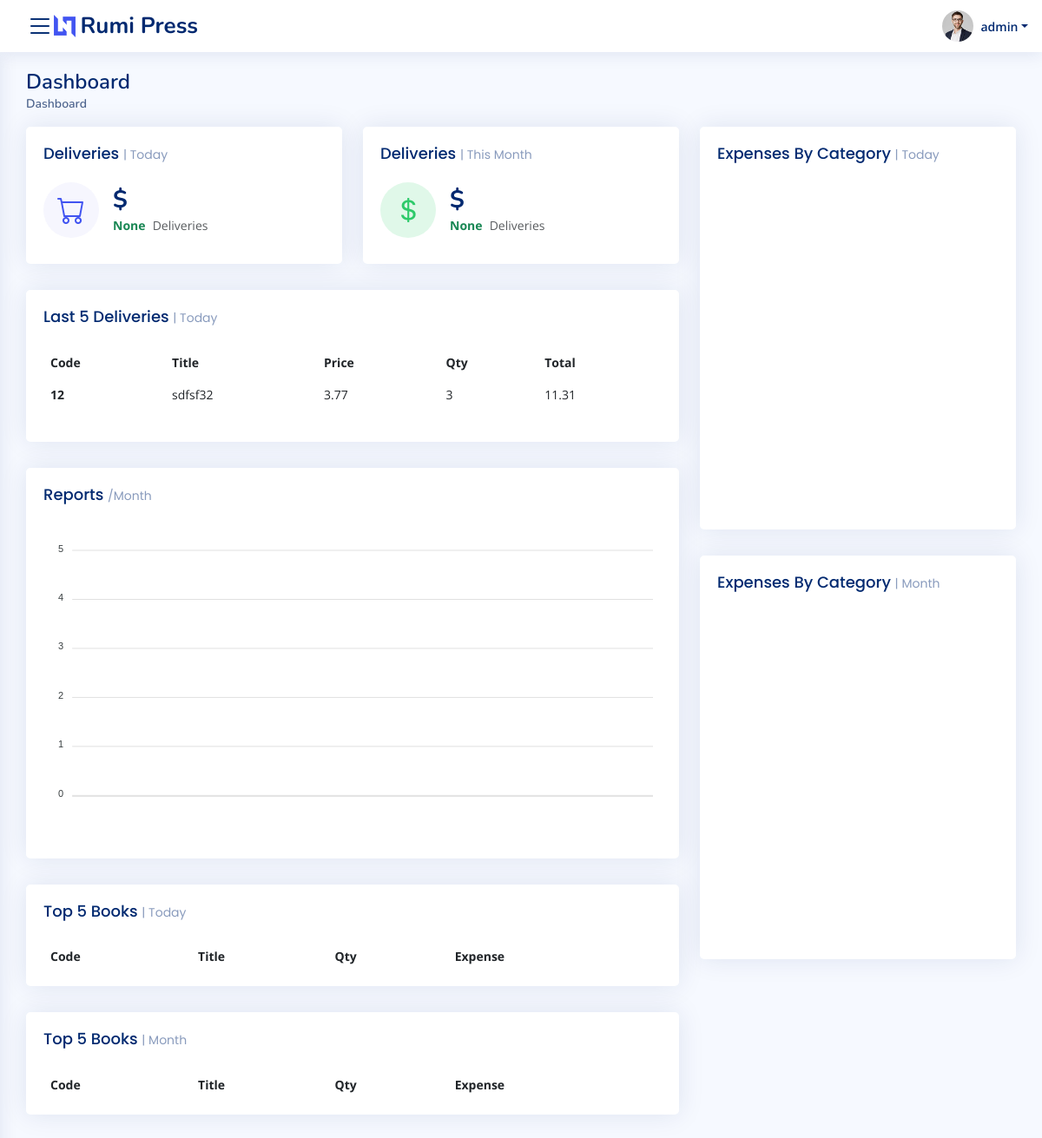
The app's page / (signed in), older data.
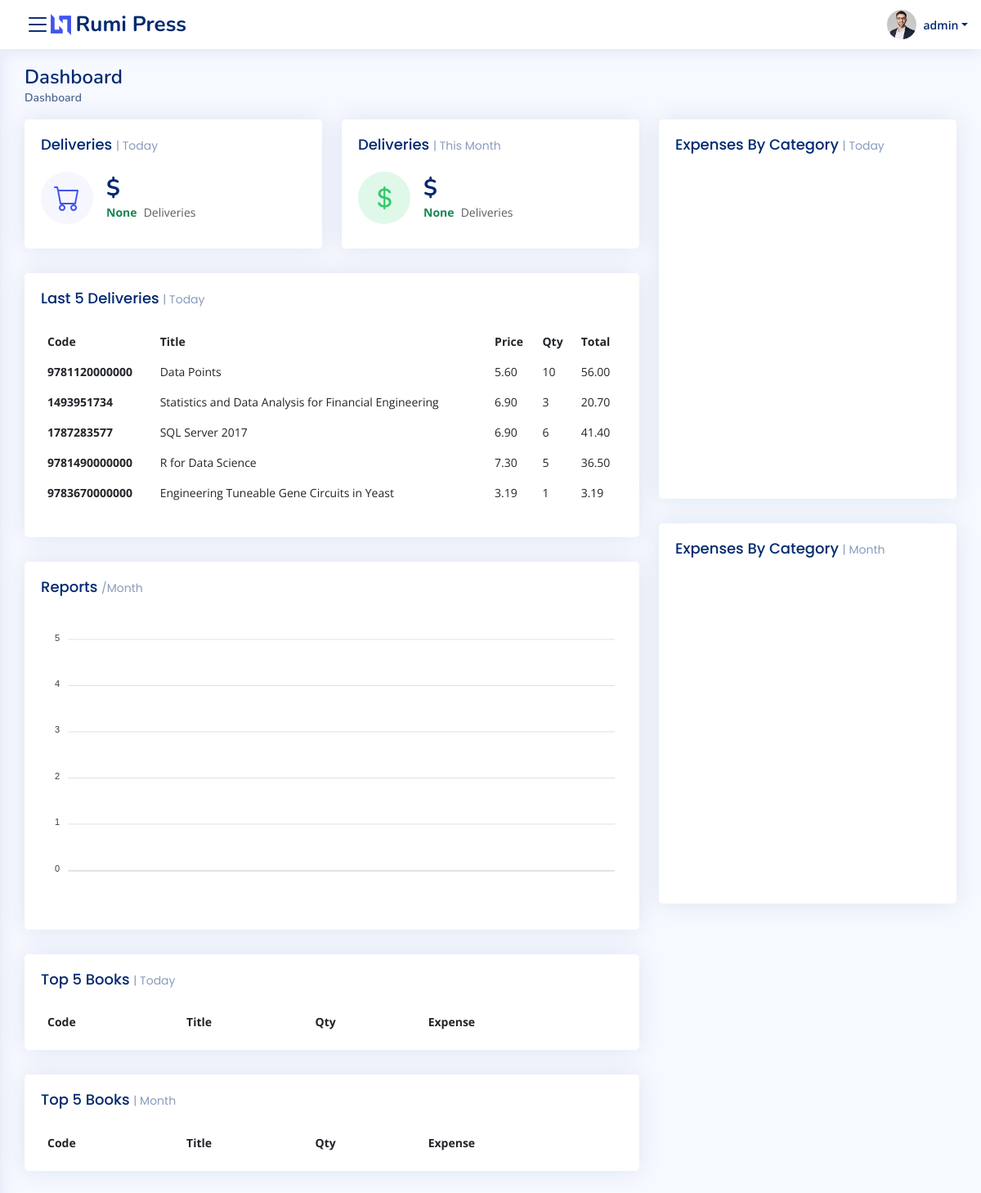
The same page, newer data.
### tracker/models.py (models this page shows)
class Delivery(models.Model):
    book=models.ForeignKey(Books, on_delete=models.CASCADE)
    category=models.ForeignKey(Categories, on_delete=models.PROTECT)
    unit_price=models.DecimalField(max_digits=6, decimal_places=2)
    qty=models.IntegerField()
    total=models.DecimalField(max_digits=6, decimal_places=2)
    date=models.DateField()
    user=models.ForeignKey(User, on_delete=models.CASCADE, related_name="admin")
    active=models.BooleanField(default=True)

class Books(models.Model):
    book_code=models.IntegerField()
    title=models.CharField(max_length=255)
    subtitle=models.CharField(max_length=255, null=True)
    author=models.CharField(max_length=255)
    publishing_date=models.DateField()
    publisher=models.CharField(max_length=255)
    category=models.ForeignKey(Categories, on_delete=models.CASCADE)
    user=models.ForeignKey(User, on_delete=models.CASCADE, related_name='user_reg')
    date=models.DateField(auto_now=True)
    distribution_expense=models.DecimalField(max_digits=6, decimal_places=2)
    active=models.BooleanField(default=True)

### tracker/views.py (the view)
# urls.py: path('', views.index, name='index'),
@login_required
def index(request):
    today = date.today().strftime("%Y-%m-%d")
    month=date.today().strftime("%m")
    deliveries_today=Delivery.objects.filter(date=today).aggregate(Sum('qty'), Sum('total'))
    deliveries_month=Delivery.objects.filter(date__month=month).aggregate(Sum('qty'), Sum('total'))
    cat_subquery=Categories.objects.filter(id=OuterRef('category_id')).values('category')
    chart_today=Delivery.objects.filter(date=today).values('category').annotate(
    total=Sum(('total'), output_field=DecimalField()),
    category_name=Subquery(cat_subquery))
    chart_month=Delivery.objects.filter(date__month=month).values('category').annotate(
    total=Sum(('total'), output_field=DecimalField()),
    category_name=Subquery(cat_subquery))
    book_subquery=Books.objects.filter(id=OuterRef('book_id')).values('title')
    book_code_subquery=Books.objects.filter(id=OuterRef('book_id')).values('book_code')
    def getTopToday(limit):
        try:
            top_today=Delivery.objects.filter(date=today).values('book_id').annotate(
            total=Sum('total', output_field=DecimalField()), qty=Sum('qty', output_field=IntegerField()),
            title= Subquery(book_subquery), code= Subquery(book_code_subquery)).order_by('-qty')[:limit]
            return top_today
        except IndexError:
            if limit==0:
                top_today={'no-info':"No information to show"}
                return top_today
            return None
    limit=5
    top_today=getTopToday(limit)
    while(top_today==None):
        limit=limit-1
        top_today=getTopToday(limit)
    def getTopMonth(limit):
        try:
            top_month=Delivery.objects.filter(date__month=month).values('book_id').annotate(
            total=Sum('total', output_field=DecimalField()), qty=Sum('qty', output_field=IntegerField()),
            title= Subquery(book_subquery), code= Subquery(book_code_subquery)).order_by('-qty')[:limit]
            return top_month
        except IndexError:
            if limit==0:
                top_month={'no-info':"No information to show"}
                return top_month
            return None
    limit2=5
    top_month=getTopMonth(limit2)
    while(top_month==None):
        limit2=limit2-1
        top_month=getTopMonth(limit2)
    limit3=5
    last_deliveries=Delivery.objects.all().order_by('-date','-id')[:limit3]
    area_chart=Delivery.objects.filter(date__month=month).values('date').annotate(
    total=Sum(('total'), output_field=DecimalField()),
    category_name=Subquery(cat_subquery))
    return render(request, 'index.html',{'user':request.user, 'data':{'dev_today':deliveries_today,
    'dev_month':deliveries_month}, 'chart_today':chart_today, 'chart_month':chart_month,
    'top_today':top_today, 'top_month':top_month, "last":last_deliveries, 'area_chart':area_chart})

### templates/index.html (shortened to what the changed rows need)
{% extends 'base.html' %}
{% block content %}
{% load static %}
<main id="main" class="main">
    <div class="pagetitle">
      <h1>Dashboard</h1>
    </div>
    <section class="section dashboard">
      <div class="row">
        <div class="col-lg-8">
          <div class="row">
            <div class="col-12">
              <div class="card recent-sales overflow-auto">
                <div class="card-body">
                  <table class="table table-borderless datatable">
                    <thead>
                      <tr>
                        <th scope="col">Code</th>
                        <th scope="col">Title</th>
                        <th scope="col">Price</th>
                        <th scope="col">Qty</th>
                        <th scope="col">Total</th>
                      </tr>
                    </thead>
                    <tbody>
                      {% for item in last %}
                      <tr>
                        <th scope="row">{{item.book.book_code}}</th>
                        <td>{{item.book.title}}</td>
                        <td>{{item.unit_price}}</td>
                        <td>{{item.qty}}</td>
                        <td>{{item.total}}</td>
                      </tr>
                      {% endfor %}
                    </tbody>
                  </table>
                </div>
              </div>
            </div>
            <div class="col-12">
              <div class="card top-selling overflow-auto">
                <div class="card-body pb-0">
                  {% if top_today.no_info%}
                  <h3>{{top_today.no_info}}</h3>
                  {% else %}
                  <table class="table table-borderless">
                    <thead>
                      <tr>
                        <th scope="col">Code</th>
                        <th scope="col">Title</th>
                        <th scope="col">Qty</th>
                        <th scope="col">Expense</th>
                      </tr>
                    </thead>
                  </table>
                  {% endif %}
                </div>
              </div>
            </div>
            <div class="col-12">
              <div class="card top-selling overflow-auto">
                <div class="card-body pb-0">
                  {% if top_month.no_info%}
                  <h3>{{top_month.no_info}}</h3>
                  {% else %}
                  <table class="table table-borderless">
                    <thead>
                      <tr>
                        <th scope="col">Code</th>
                        <th scope="col">Title</th>
                        <th scope="col">Qty</th>
                        <th scope="col">Expense</th>
                      </tr>
                    </thead>
                  </table>
                  {% endif %}
                </div>
              </div>
            </div>
          </div>
        </div>
      </div>
    </section>
</main>
{% endblock %}

Row changes from the older to the newer data that the page shows:
no longer on this page (row unchanged): Delivery: book.book_code "12", book "sdfsf32", unit_price "3.77", qty "3", total "11.31"
added Delivery: book.book_code "9781120000000", book "Data Points", unit_price "5.60", qty "10", total "56.00"
added Delivery: book.book_code "1493951734", book "Statistics and Data Analysis for Financial Engineering", unit_price "6.90", qty "3", total "20.70"
added Delivery: book.book_code "1787283577", book "SQL Server 2017", unit_price "6.90", qty "6", total "41.40"
added Delivery: book.book_code "9781490000000", book "R for Data Science", unit_price "7.30", qty "5", total "36.50"
added Delivery: book.book_code "9783670000000", book "Engineering Tuneable Gene Circuits in Yeast", unit_price "3.19", qty "1", total "3.19"
